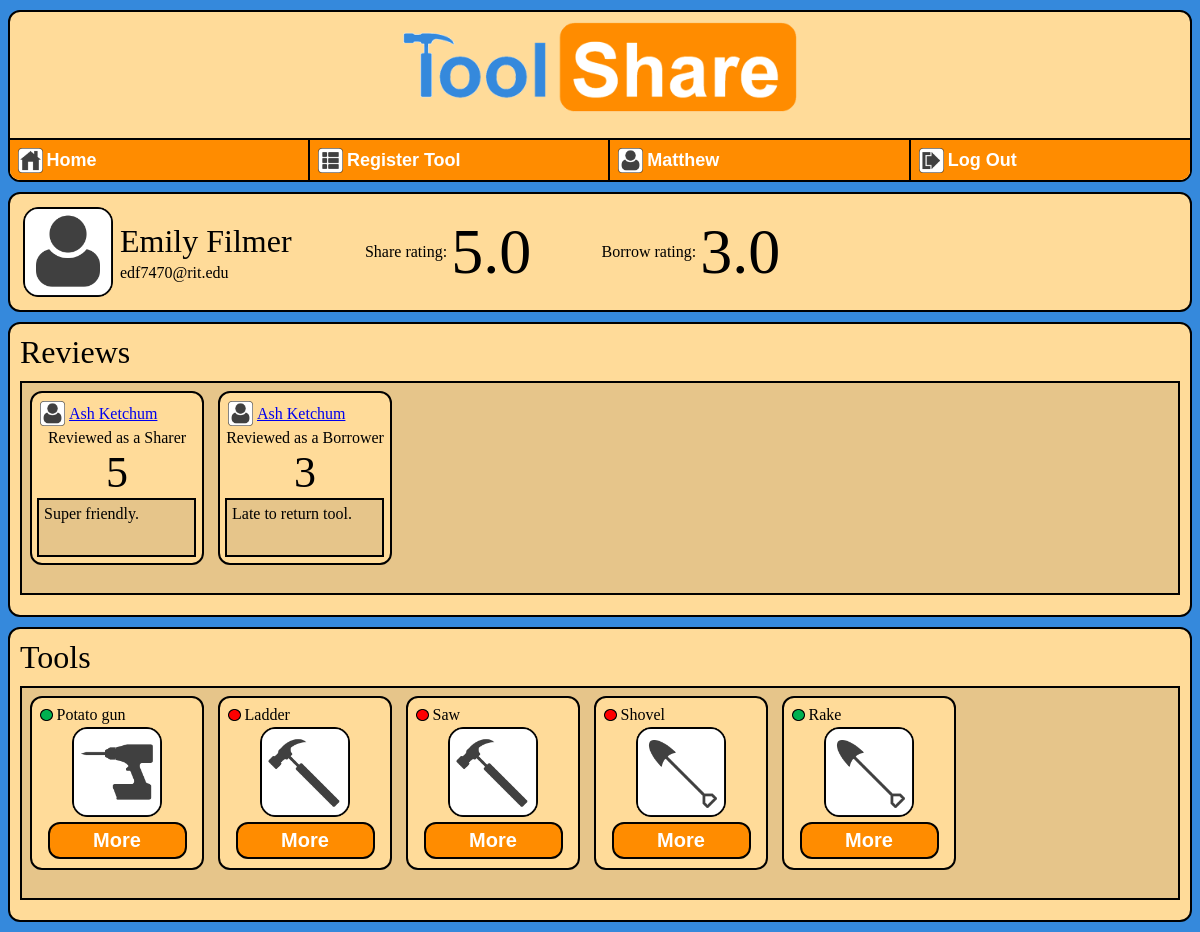
The app's page /user?u=3 (signed in) with its own data.
### tools/models.py (models this page shows, shortened)
class UserProfile(models.Model):
    user = models.OneToOneField(User)
    community = models.ForeignKey(Community)
    sharer_rating = models.FloatField(default=0)
    sharer_rating_count = models.IntegerField(default=0)
    borrower_rating = models.FloatField(default=0)
    borrower_rating_count = models.IntegerField(default=0)

class Review(models.Model):
    time_reviewed = models.DateTimeField(auto_now=True)
    rating = models.IntegerField(default = 0)
    comment = models.CharField(max_length=512)
    reviewer = models.ForeignKey(UserProfile, related_name='reviewer')
    reviewee = models.ForeignKey(UserProfile, related_name='reviewee')
    review_type = models.BooleanField(default = 0)

class Tool(models.Model):
    owner = models.ForeignKey(UserProfile)
    tool_name = models.CharField(max_length=30)
    tool_desc = models.CharField(max_length=512)
    TOOL_TYPE_CHOICES = (
            (0,"Powertool"),
            (1,"Construction"),
            (2,"Automotive"),
            (3,"Garden"),
            (4,"Other"),
            )
    tool_type = models.IntegerField(choices=TOOL_TYPE_CHOICES)
    def rentable_default():
        return 1
    rentable = models.BooleanField(default=rentable_default)
    def requested(self):
        request_list = RentRequest.objects.filter(tool_requested = self, req_status = 0)
        if len(request_list) > 0:
            return 1
        else:
            return 0

### tools/views/userpage_controller.py (the view)
# urls.py: url(r'^user', userpage_controller.userpage, name='user'),
def userpage(request):
    if request.user.is_authenticated():
        if request.method=='GET':
            user_id = request.GET['u']
            req_user = UserProfile.objects.filter(pk=user_id)
            if len(req_user) == 0:
                return HttpResponseRedirect(reverse('tools:tools'))
            else:
                req_user = UserProfile.objects.get(pk=user_id)
                user_profile = UserProfile.objects.get(user=request.user)
                if req_user.community == user_profile.community:
                    isownpage = req_user == user_profile
                    tool_list = Tool.objects.filter(owner = req_user).order_by('-pk')
                    rent_list = Rent.objects.filter(renter = req_user, returned = 0)
                    my_request_list = RentRequest.objects.filter(requester = req_user)
                    todo_reviews = todoReview.objects.filter(todo_reviewer = req_user).order_by('-pk')
                    print(todo_reviews)
                    btool_list = []
                    for rent in rent_list:
                        btool_list.append(rent.tool_rented)
                    review_list = Review.objects.filter(reviewee=req_user).order_by('review_type', '-rating')
                    request_list = RentRequest.objects.filter(tool_requested__owner = user_profile, req_status = 0)
                    borrower_rating = format(req_user.borrower_rating, '.1f')
                    sharer_rating = format(req_user.sharer_rating, '.1f')
                    context = { 'sharer_rating':sharer_rating, 'borrower_rating': borrower_rating, 'todo_reviews':todo_reviews, 'status_choices':RentRequest.STATUS_CHOICES, 'my_request_list' : my_request_list, 'btool_list': btool_list, 'request_list':request_list, 'isownpage':isownpage, 'tool_list' : tool_list, 'review_list' : review_list, 'user' : user_profile, 'req_user' : req_user }
                    return render(request, 'tools/user.html', context)
                else:
                    return HttpResponseRedirect(reverse('tools:tools'))
    return HttpResponseRedirect(reverse('tools:login'))

### tools/templates/tools/user.html (shortened to what this page needs)
{% load staticfiles %}
<head>
    <link rel="stylesheet" type="text/css" href="{% static 'tools/style.css' %}" />
</head>
{% include "tools/banner.html" %}
<dir>
    {% if user and req_user %}
        <table>
            <tr>
                <td>
                    <img id="pic" src="{% static 'tools/user.png' %}"/>
                </td>
                <td>
                    <table>
                        <tr>
                            <td>
                                <font size ="6">{{req_user.user.get_full_name}}</font>
                            </td>
                        </tr>
                        <tr>
                            <td>
                                {{req_user.user.username}}
                            </td>
                        </tr>
                    </table>
                </td>
                <td>
                    <pre>        </pre>
                </td>
                <td>
                    Share rating:
                </td>
                <td>
                    <p class = "bigrate">
                        {{sharer_rating}}
                </td>
                <td>
                    <pre>        </pre>
                </td>
                <td>
                    Borrow rating:
                </td>
                <td>
                    <p class = "bigrate">
                        {{borrower_rating}}
                </td>
            </tr>
        </table>
    {% endif %}
</dir>
<dir>
	<font size="6">Reviews</font>
        <dir id="scrollable">
            <table>
                <tr>
                    {% for review in review_list %}
                        {% include "tools/review_block.html" %}
                    {% endfor %}
                </tr>
             </table>
        </dir>
</dir>
<dir>
    <font size="6">Tools</font>
        <dir id="scrollable">
            <table>
                <tr>
                    {% for tool in tool_list %}
                        {% include "tools/tool_block.html" %}
                    {% endfor %}
                </tr>
            </table>
        </dir>
</dir>

### tools/templates/tools/banner.html (shortened to what this page needs)
{% load staticfiles %}
<dir id = "banner">
	<center><a href="{% url 'tools:tools' %}"><img id="bannerpic" src="{% static 'tools/banner.png' %}"/></a></center>
	<br>
    {% if user.user.is_authenticated%}
    <dir id = "nav">
    <ul>
        <li class="auth">
            <a href="{% url 'tools:tools' %}" id="nav">
                <table>
                    <tr>
                        <td>
                            <img id="pic_small" src="{% static 'tools/home.png' %}"/>
                        </td>
                        <td>
                            <font size=4>Home</font>
                        </td>
                    </tr>
                </table>
            </a>
        </li>
        <li class="auth">
            <a href="{%url 'tools:list'%}"id="nav">
                <table>
                    <tr>
                        <td>
                            <img id="pic_small" src="{% static 'tools/register.png' %}"/>
                        </td>
                        <td>
                            <font size=4>Register Tool</font>
                        </td>
                    </tr>
                </table>
            </a>
        </li>
        <li class="auth">
            <a href="{% url 'tools:user' %}?u={{user.pk}}"id="nav">
                <table>
                    <tr>
                        <td>
                            <img id="pic_small" src="{% static 'tools/user.png' %}"/>
                        </td>
                        <td>
                            <font size=4>{{user.user.first_name}}</font>
                        </td>
                    </tr>
                </table>
            </a>
        </li>
        <li class="auth">
            <a href="{%url 'tools:login'%}?a=1"id="nav">
                <table>
                    <tr>
                        <td>
                            <img id="pic_small" src="{% static 'tools/logout.png' %}"/>
                        </td>
                        <td>
                            <font size=4>Log Out</font>
                        </td>
                    </tr>
                </table>
            </a>
        </li>
    </ul>
    {% endif %}
    </dir>
</dir>

### tools/templates/tools/review_block.html
{% load staticfiles %}
<td>
    <dir id="block">
            <table>
                <tr>
                    <td>
                        <img id="pic_small" src="{% static 'tools/user.png' %}"/>
                    </td>
                    <td>
                        <a href="{% url 'tools:user' %}?u={{request.requester.pk}}">{{ review.reviewer.user.get_full_name }}</a>
                    </td>
                </tr>
            </table>
            <center>
            {% if review.review_type %}
                Reviewed as a Borrower
            {% else %}
                Reviewed as a Sharer
            {% endif %}
            <p class = "rate">
                {{review.rating}}
            </p>
            </center>
            <dir id = "scrollup">
                {{review.comment}}
            </dir>
    </dir>
</td>

### tools/templates/tools/tool_block.html (shortened to what this page needs)
{% load staticfiles %}
<td>
    <dir id="block">
        <table>
            <tr>
                <td>
                    {% include "tools/status.html" %}
                </td>
                <td>
                    <p class="title">
                        {{ tool.tool_name }}
                </td>
            </tr>
        </table>
        <center>
            {% include "tools/icon.html" %}
            <a href="{% url 'tools:detail' tool.id %}"id="button">More</a>
        </center>
    </dir>
</td>

### tools/templates/tools/status.html
{% load staticfiles %}
{% if tool.rentable == 0 %}
    <img id="status" src="{% static 'tools/unavailable.png' %}"/>
{%else%}
    {% if tool.requested %}
        <img id="status" src="{% static 'tools/pending.png' %}"/>
    {% else %}
        <img id="status" src="{% static 'tools/available.png' %}"/>
    {% endif %}
{% endif %}

### tools/templates/tools/icon.html
{% load staticfiles %}
{%if tool.get_tool_type_display == "Powertool" %}
    <img id="pic" src="{% static 'tools/powertool.png' %}"/>
{%elif tool.get_tool_type_display == "Construction" %}
    <img id="pic" src="{% static 'tools/hammer.png' %}"/>
{%elif tool.get_tool_type_display == "Automotive" %}
    <img id="pic" src="{% static 'tools/wrench.png' %}"/>
{%elif tool.get_tool_type_display == "Garden" %}
    <img id="pic" src="{% static 'tools/shovel.png' %}"/>
{%else%}
    <img id="pic" src="{% static 'tools/other.png' %}"/>
{%endif%}

### tools/static/tools/style.css (style rules this page uses)
#bannerpic { padding: 10px; height: 90px; width: 394px; }
#pic { height: 90px; width: 90px; }
#pic_small { height: 25px; width: 25px; }
#status { margin: 0px; height: 12.5px; width: 12.5px; }
#banner { padding: 0px; }
#nav { box-sizing:border-box; border-radius: 0px; border: 1px solid black; width: 102%; padding: 0px; margin: -2px; overflow:hidden; }
#nav ul { margin: 0; padding: 0; list-style:none; box-sizing:border-box }
#nav ul li.auth { float:left; padding: 0px; width: 25%; box-sizing:border-box }
#nav ul li a { display: block; text-decoration: none; background: #FF8C00; width: 100%; padding: 5px; height: 43px; border: 1px solid black; border-radius: 0px; margin: -0.5px; float: left; display: block; }
#nav ul li a tr td { font-size: 125%; font-family: "Arial", Arial, sans-serif; font-weight: bold; color: #FFFFFF; }
#block { background: #FFDB99; width: 160px; height: 160px; padding: 5px; border: 2px solid black; border-radius: 12px; margin: 5px; overflow: hidden; }
p.title { white-space: nowrap; }
p.rate { margin: 0px; padding: 0px; font-size: 275%; }
p.bigrate { font-size: 400%; }
#button { display: block; background: #FF8C00; padding: 5px; width: 125px; border: 2px solid black; border-radius: 12px; margin: 5px; font-size: 125%; font-family: "Arial", Arial, sans-serif; font-weight: bold; text-decoration: none; text-align: center; color: #FFFFFF; }
#scrollable { background: #E6C58A; border-radius: 0px; padding: 0px; border: 2 px solid black; height: 210px; overflow-x: auto; }
#scrollup { background: #E6C58A; border-radius: 0px; padding: 5px; margin: 0px; border: 2 px solid black; width: 145px; height: 45px; overflow-y: auto; }
dir { background: #FFDB99; padding: 10px; border: 2px solid black; border-radius: 12px; margin: 10px auto; overflow: hidden }

### records on screen
UserProfile: user.first_name "Matthew"
UserProfile: user.get_full_name "Emily Filmer", user.username "edf7470@rit.edu"
Review: reviewer.user.get_full_name "Ash Ketchum", review_type "Reviewed as a Sharer", rating "5", comment "Super friendly."
Review: reviewer.user.get_full_name "Ash Ketchum", review_type "Reviewed as a Borrower", rating "3", comment "Late to return tool."
Tool: rentable True (drawn), tool_name "Potato gun", tool_type 0 (drawn)
Tool: rentable False (drawn), tool_name "Ladder"
Tool: rentable False (drawn), tool_name "Saw"
Tool: rentable False (drawn), tool_name "Shovel"
Tool: rentable True (drawn), tool_name "Rake"

### other values on screen
{{ sharer_rating }} "5.0"
{{ borrower_rating }} "3.0"
